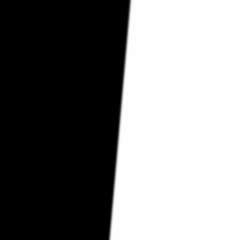
#> input picture camera_nodes/test/fixtures/_tmp_mtf/validator_reference/reference_target_angle_5p0_deg_sigma_1p00_px_dense_u16.png, 240 x 240 px
$ python -i image_metrics.py   (imports and definitions only)   (older library calls are emulated)
#> lines starting #> are read from the running program, lines starting #| are printed output that depends on the picture; after the words box and inside, x2 and y2 are one past the last pixel; in counts of white or black regions, pixels touching at a corner belong together
#> further down, picture is the input picture: shape (240, 240, 3); min 0, max 254, mean 126.9
import cv2
import numpy as np
from typing import Tuple, Optional

class ImageMetrics:
    @staticmethod
    def calculate_tenengrad(image: np.ndarray, ksize: int = 3) -> float:
        """
        Calculate Tenengrad focus metric (Sum of squared Sobel gradients).

        Args:
            image: Grayscale image (numpy array).
            ksize: Kernel size for Sobel operator (default 3).

        Returns:
            float: Tenengrad score.
        """
        if len(image.shape) == 3:
            image = cv2.cvtColor(image, cv2.COLOR_BGR2GRAY)

        gx = cv2.Sobel(image, cv2.CV_64F, 1, 0, ksize=ksize)
        gy = cv2.Sobel(image, cv2.CV_64F, 0, 1, ksize=ksize)

        magnitude_squared = gx**2 + gy**2
        return float(np.mean(magnitude_squared))

    @staticmethod
    def calculate_zernike_angle(image: np.ndarray, threshold_factor: float = 0.5) -> float:
        """
        Calculate edge angle using Zernike Moments ($A_{11}$).
        Ghosal & Mehrotra (1993) approach for sub-pixel edge detection.

        The angle of the edge normal is given by tan(phi) = Im(A11) / Re(A11).

        Args:
           image: Grayscale image.
           threshold_factor: Factor of max amplitude to select edge pixels.

        Returns:
           float: Edge angle in degrees (relative to horizontal).
        """
        if len(image.shape) == 3:
            image = cv2.cvtColor(image, cv2.COLOR_BGR2GRAY)

        # Zernike moments A11 masks (7x7 approximation)
        # Sourced from standard literature for N=7
        # Re(A11) ~ horizontal derivative-like
        k_re = np.array([
            [-0.0165, -0.0238, -0.0210, 0.0, 0.0210, 0.0238, 0.0165],
            [-0.0416, -0.0673, -0.0683, 0.0, 0.0683, 0.0673, 0.0416],
            [-0.0637, -0.1162, -0.1432, 0.0, 0.1432, 0.1162, 0.0637],
            [-0.0766, -0.1491, -0.2078, 0.0, 0.2078, 0.1491, 0.0766],
            [-0.0637, -0.1162, -0.1432, 0.0, 0.1432, 0.1162, 0.0637],
            [-0.0416, -0.0673, -0.0683, 0.0, 0.0683, 0.0673, 0.0416],
            [-0.0165, -0.0238, -0.0210, 0.0, 0.0210, 0.0238, 0.0165]
        ])

        # Im(A11) ~ vertical derivative-like (transpose of Re)
        k_im = k_re.T

        # Convolve
        a11_re = cv2.filter2D(image, cv2.CV_64F, k_re)
        a11_im = cv2.filter2D(image, cv2.CV_64F, k_im)

        magnitude = np.sqrt(a11_re**2 + a11_im**2)

        # Select strong edge pixels
        thresh_val = np.max(magnitude) * threshold_factor
        mask = magnitude > thresh_val

        if np.sum(mask) == 0:
            return 0.0

        # Calculate angles at edge pixels
        # phi is the angle of the normal vector to the edge
        # To get the edge direction (tangent), we rotate by 90deg
        phis = np.arctan2(a11_im[mask], a11_re[mask])

        # Unwrap/Align angles (slanted edge is usually straight)
        # Simply averaging arctan2 can be tricky if angles wrap around pi/-pi
        # But for a single slanted edge, they should be clustered.
        # We assume the edge is roughy unidirectional in the ROI.

        # Weighted average by magnitude?
        # A simpler robust way: PCA of the (Re, Im) vectors themselves!
        # Or just circular mean.

        mean_phi = np.arctan2(np.mean(np.sin(phis)), np.mean(np.cos(phis)))

        # Convert to degrees
        # Note: This is the angle of the NORMAL vector.
        # Edge angle (tangent) = Normal - 90 deg
        angle_normal_deg = np.degrees(mean_phi)

        # Map to typically expected range for slanted edge (e.g. deviation from vertical)
        # If edge is near vertical, normal is near horizontal (0 deg).
        # We usually want the angle of the EDGE line.
        angle_edge_deg = angle_normal_deg + 90.0

        return angle_edge_deg

    @staticmethod
    def calculate_mtf_proxy(image: np.ndarray) -> Tuple[float, float]:
        """
        Calculate MTF Proxy (Slanted Edge Gradient 90th percentile) and Edge Angle.

        Args:
            image: Grayscale image (numpy array).

        Returns:
            Tuple[float, float]: (mtf_score, edge_angle_degrees)
        """
        if len(image.shape) == 3:
            image = cv2.cvtColor(image, cv2.COLOR_BGR2GRAY)

        # Calculate Gradient Magnitude
        gx = cv2.Sobel(image, cv2.CV_64F, 1, 0, ksize=3)
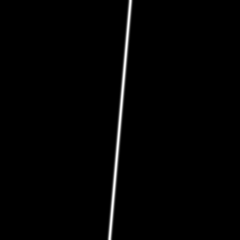
#> gx: shape (240, 240) float64; min 0, max 678, mean 8.5; drawn with min black and max white
        gy = cv2.Sobel(image, cv2.CV_64F, 0, 1, ksize=3)

        magnitude = np.sqrt(gx**2 + gy**2)

        # MTF Proxy: 90th percentile of gradient magnitude
        # This represents the "sharpness" of the strongest edges
        mtf_score = float(np.percentile(magnitude, 90))
#> mtf_score = 0

        # Edge Angle Estimation
        # We focus on pixels with high gradient to determine orientation
        threshold = np.max(magnitude) * 0.5
#> threshold = 340.1
        mask = magnitude > threshold
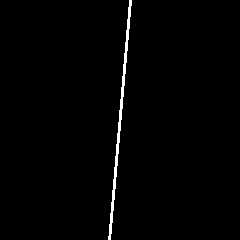
#> mask: shape (240, 240) bool; 1.2% white; 1 white region, box (x1, y1, x2, y2) and area: (108, 0, 132, 240) 687

        if np.sum(mask) == 0:
            return mtf_score, 0.0

        # Use Zernike Moment based angle estimation as requested
        edge_angle_deg = ImageMetrics.calculate_zernike_angle(image)
#> in calculate_zernike_angle, `a11_re = cv2.filter2D(image, cv2.CV_64F, k_re)`:
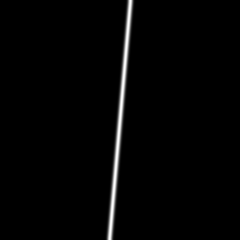
#> a11_re: shape (240, 240) float64; min -1.21e-14, max 330.8, mean 5.8; drawn with min black and max white
#> in calculate_zernike_angle, `thresh_val = np.max(magnitude) * threshold_factor`: thresh_val = 165.9
#> in calculate_zernike_angle, `mask = magnitude > thresh_val`:
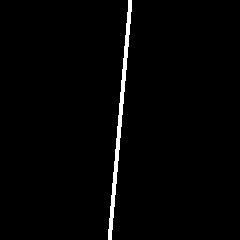
#> mask: shape (240, 240) bool; 1.7% white; 1 white region, box (x1, y1, x2, y2) and area: (108, 0, 132, 240) 970
#> in calculate_zernike_angle, `phis = np.arctan2(a11_im[mask], a11_re[mask])`: phis = 970 values, max 0.0906 at index 190, min -5.7e-17 at index 1, mean 0.0821
#> in calculate_zernike_angle, `mean_phi = np.arctan2(np.mean(np.sin(phis)), np.mean(np.cos(phis)))`: mean_phi = 0.0821
#> in calculate_zernike_angle, `angle_normal_deg = np.degrees(mean_phi)`: angle_normal_deg = 4.71
#> in calculate_zernike_angle, `angle_edge_deg = angle_normal_deg + 90.0`: angle_edge_deg = 94.71
#> edge_angle_deg = 94.71

        return mtf_score, edge_angle_deg


        return mtf_score, edge_angle_deg

>>> import cv2
>>> picture = cv2.imread('../../../camera_nodes/test/fixtures/_tmp_mtf/validator_reference/reference_target_angle_5p0_deg_sigma_1p00_px_dense_u16.png')
>>> result = ImageMetrics().calculate_mtf_proxy(picture)
#> result = (0, 94.71)
